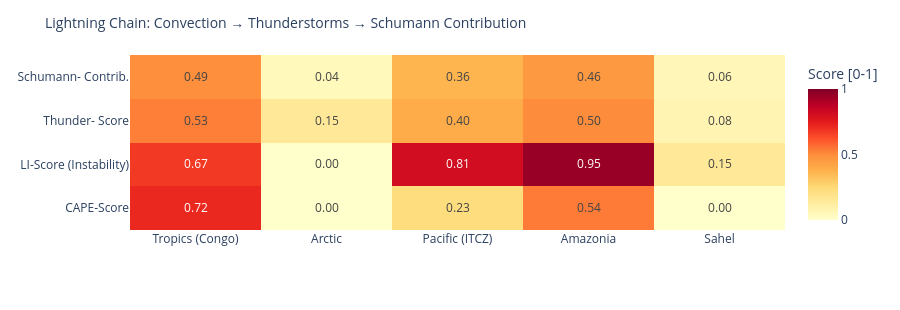

Notebook code for this chart:
### Code cell
# ============================================================
# LIGHTNING CHAIN: Convection → Thunderstorms → Schumann
# Shows the causal chain per measurement point as heatmap
# ============================================================

def cape_score(v):
    """CAPE → normalized score [0,1]"""
    if v is None or pd.isna(v): return 0.0
    return min(1.0, float(v) / 3000)

def li_score(v):
    """Lifted Index: negative = unstable → score [0,1]"""
    if v is None or pd.isna(v): return 0.3
    return min(1.0, max(0.0, (-float(v) + 6) / 12))

def cloud_score(v):
    if v is None or pd.isna(v): return 0.3
    return float(v) / 100

def thunder_score(row):
    """Kombinierter Gewitterwahrscheinlichkeits-Score
    CAPE + LI + Bedeckung + WMO-Gewitter + konvektiver Niederschlag (showers)
    Hinweis: X-Ray und Kp sind kein Bestandteil – nur geomagn./solarer Kontext.
    """
    cs = cape_score(row.get('cape'))
    ls = li_score(row.get('li'))
    cl = cloud_score(row.get('cloud'))
    t  = 1.0 if row.get('thunderstorm') else 0.0
    # Convective precipitation (showers) as additional indicator
    sh = min(1.0, (row.get('showers') or 0) / 5.0)
    return round(cs * 0.30 + ls * 0.25 + cl * 0.15 + t * 0.20 + sh * 0.10, 3)

def schumann_contribution(t_score, lat):
    """Schumann contribution: higher in tropics (±30°), scaled by thunderstorm score"""
    lat_weight = max(0.3, 1.0 - abs(lat) / 60)
    return round(t_score * lat_weight, 3)

df_atm['cape_score']   = df_atm.apply(lambda r: cape_score(r['cape']), axis=1)
df_atm['li_score']     = df_atm.apply(lambda r: li_score(r['li']),    axis=1)
df_atm['thunder_score']= df_atm.apply(lambda r: thunder_score(r.to_dict()), axis=1)
df_atm['schumann_contribution'] = df_atm.apply(
    lambda r: schumann_contribution(r['thunder_score'], r['lat']), axis=1)

metrics = ['cape_score', 'li_score', 'thunder_score', 'schumann_contribution']
labels  = ['CAPE-Score', 'LI-Score\n(Instability)', 'Thunder-\nScore', 'Schumann-\nContrib.']
z_data  = [df_atm[m].tolist() for m in metrics]

fig = go.Figure(go.Heatmap(
    z=z_data,
    x=df_atm['point'].tolist(),
    y=labels,
    colorscale='YlOrRd',
    zmin=0, zmax=1,
    text=[[f'{v:.2f}' for v in row] for row in z_data],
    texttemplate='%{text}', textfont=dict(size=12),
    colorbar=dict(title='Score [0-1]')
))
fig.update_layout(
    title=dict(text='Lightning Chain: Convection → Thunderstorms → Schumann Contribution', font=dict(size=14)),
    height=310,
    plot_bgcolor='rgba(0,0,0,0)', paper_bgcolor='rgba(0,0,0,0)',
    margin=dict(l=130, r=80, t=55, b=80)
)
fig.show()

### Figure 1 — Plotly figure (JSON) as saved in the notebook; plotly's stock layout.template omitted (floating-point values rounded to 4 significant figures)
{"data": [{"colorbar": {"title": {"text": "Score [0-1]"}}, "colorscale": [[0.0, "rgb(255,255,204)"], [0.125, "rgb(255,237,160)"], [0.25, "rgb(254,217,118)"], [0.375, "rgb(254,178,76)"], [0.5, "rgb(253,141,60)"], [0.625, "rgb(252,78,42)"], [0.75, "rgb(227,26,28)"], [0.875, "rgb(189,0,38)"], [1.0, "rgb(128,0,38)"]], "text": [["0.72", "0.00", "0.23", "0.54", "0.00"], ["0.67", "0.00", "0.81", "0.95", "0.15"], ["0.53", "0.15", "0.40", "0.50", "0.08"], ["0.49", "0.04", "0.36", "0.46", "0.06"]], "textfont": {"size": 12}, "texttemplate": "%{text}", "type": "heatmap", "x": ["Tropics (Congo)", "Arctic", "Pacific (ITCZ)", "Amazonia", "Sahel"], "y": ["CAPE-Score", "LI-Score\n(Instability)", "Thunder-\nScore", "Schumann-\nContrib."], "z": [[0.7167, 0.0, 0.2267, 0.5367, 0.0], [0.675, 0.0, 0.8083, 0.95, 0.15], [0.528, 0.15, 0.398, 0.5, 0.076], [0.493, 0.045, 0.365, 0.458, 0.06]], "zmax": 1, "zmin": 0}], "layout": {"height": 310, "margin": {"b": 80, "l": 130, "r": 80, "t": 55}, "paper_bgcolor": "rgba(0,0,0,0)", "plot_bgcolor": "rgba(0,0,0,0)", "title": {"font": {"size": 14}, "text": "Lightning Chain: Convection → Thunderstorms → Schumann Contribution"}}}
